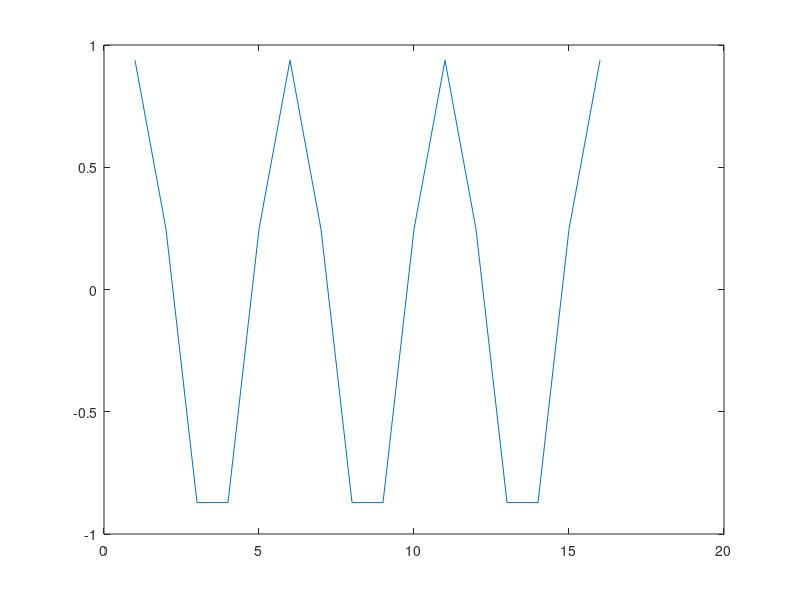
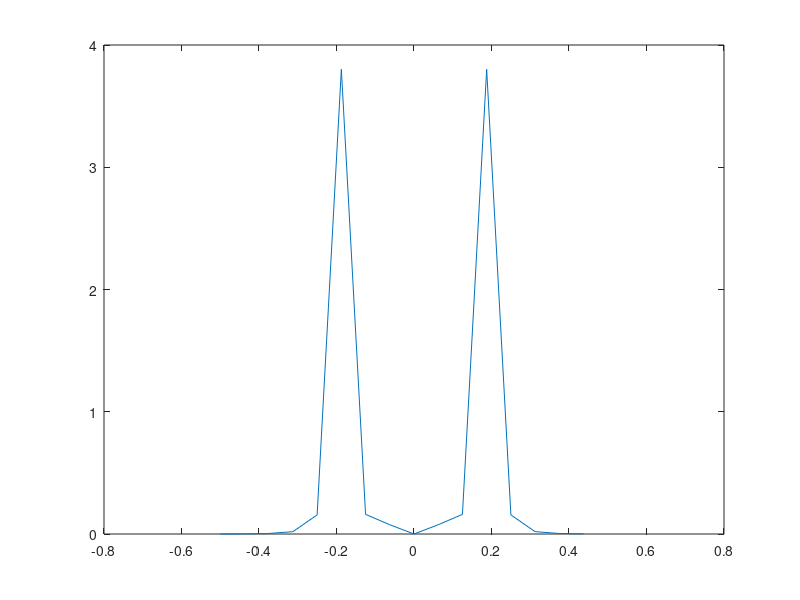
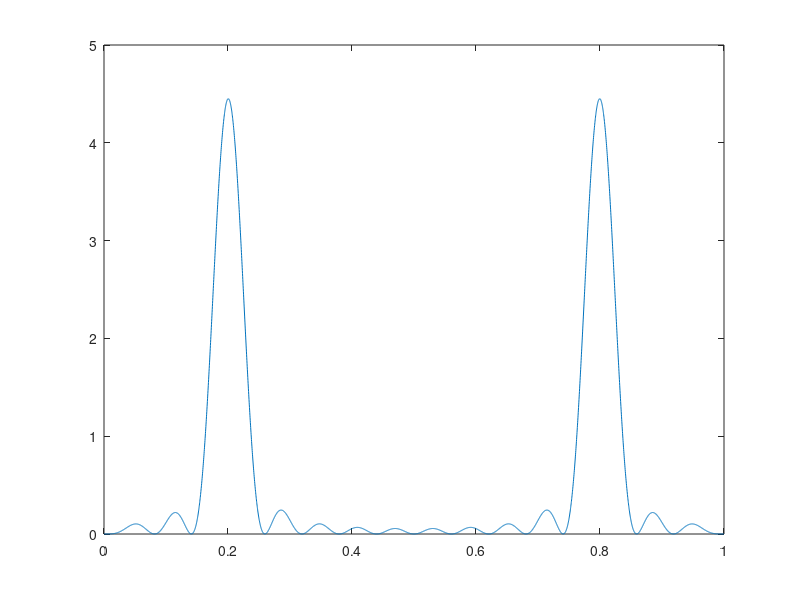
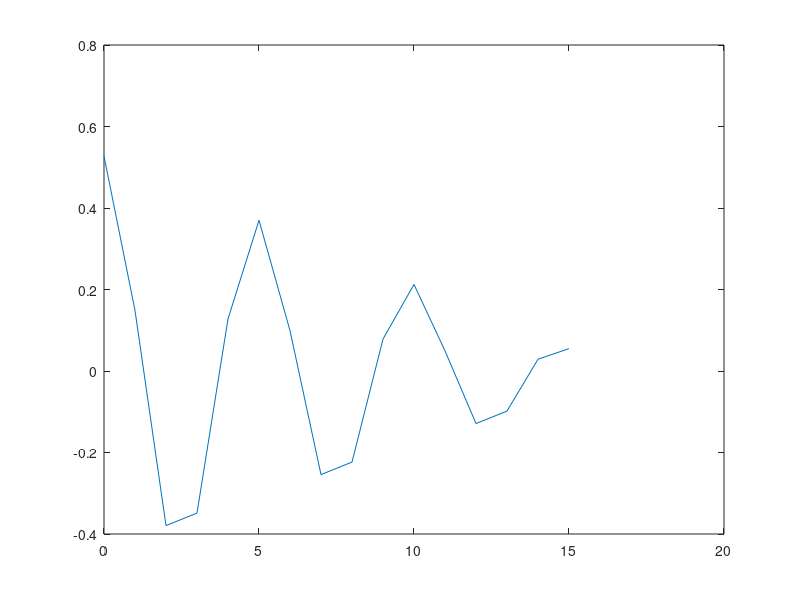

The MATLAB script that drew these images, in order: (Note: this script raises an error after producing the figures.)
%% 3 The periodogram
clear all
clc
load unknowndata.mat
%plot(data)
% Mean does not seem to be zero we need to subtract it
x = data - mean(data);
plot(x)
X = fft(x);

n=length(x);
Rhat=(X.*conj(X))/n; 
f=[0:n-1]/n;
figure
%Plot makeshift periodogram
plot(f-0.5,fftshift(Rhat))
%What do you see? Answer: The power of the signal is centered at 0,2
%frequency. However it could have components of other freqs but these are
%hidden due to leakage
N = 4096;
X=fft(x,N);
Rhat=(X.*conj(X))/n;
f=[0:N-1]/N;
figure
plot(f,Rhat)
%Q. How does the use of zero-padding change your spectral estimate? The
%unknown signal is a realization of a cosine function process, what should
%the actual covariance function look like? Can you identify the frequency?
%A. It improves the spectral resolution. A decreasing sinusoidal signal
%with frequency 0,2

rhat=ifft(Rhat);
figure
plot([0:15],rhat(1:16))


%Q. Can you explain the shape of the estimate from theory?
%A. As expected the covariance function is a sinusoidal signal with period
%time T = 1/0,2 = 5. 

%% 4. Investigation of Spectral Estimate Techniques
clear all
clc

e = randn(500,1);
modell.A=[1 -2.39 3.35 -2.34 0.96];
modell.C=[1 0 1];
x = filter(modell.C, modell.A, e);
figure
plot(x)

figure
[H,w]=freqz(modell.C,modell.A,2048);
R=abs(H).^2;
plot(w/2/pi,10*log10(R))

figure
periodogram(x,[],4096)

figure
periodogram(x,hanning(500),4096)

%Q. How does the periodogram and the Hanning windowed periodogram differ? Sketch the estimates and explain.
%A. Hanning window gives less noisy signal. The frequency dip at 0,25 is
%not visible using the rectangular (fejer) window It is drowned by the
%leakage caused by the large amplitude of the sidelobes. Using the Hanning window one can see this dip, however the
%resolution at the other peaks is diminished due to the wider mainlobe.
%Using hanning window the periodogram is less biased due to the higher drop
%in amplitude for the sidelobes. The variance is the same for both windows
%(high)


[Rhat,f]=periodogram(x,[],4096,1);
figure
plot(f,Rhat) % Linear scale
figure
semilogy(f,Rhat) % Logarithmic scale

n = length(x);
K = 10;
L = round(2*n /(K+1));
figure
pwelch(x,hanning(L),[],4096)

%Q. What are the differences using the Welch estimator compared to the periodogram? Sketch and explain.
%A. The variance is smaller. Bias is larger since main lobe is larger of
%the many hanning windows that we have averaged over. 

Rhate=periodogram(e,[],4096);
Rhatew=pwelch(e,hanning(L),[],4096);

var(Rhate)/var(Rhatew)

%Q. What is the average relation between the two variances? Is this in concordance with theory?
%A. The periodogram has approximately double the variance of the welch one.
%Sould differ by a factor of K = 10 according to theory
figure
pmtm(x,(10-1)/2,[],4096)



%% 5. EEG
clear all
clc
load eegdata12.mat
spekgui
%Q. Which sequence is most likely to come from the 12 Hz flickering light?
%A. Data2 Strong peak at 12Hz

%% 
clear all
clc
load eegdatax.mat
spekgui
%Q. Can you judge which frequency it has and which sequence it is intro- duced into?
%A. Data 3. It is the only one with a clear peak at 16 Hz 


%% Gaussian Processes
clear all
clc
load threeprocessdata.mat

figure
plot(y1)
figure
plot(y2)
figure
plot(y3)
%%
figure
plot(xcov(y1))
figure
plot(xcov(y2))
figure
plot(xcov(y3))
%%
figure
periodogram(y1,[],4096,1)
figure
periodogram(y2,[],4096,1)
figure
periodogram(y3,[],4096,1)

%%
n = length(y1);
K = 10;
L = round(2*n /(K+1));
figure
pwelch(y1,hanning(L),[],4096);
figure
pwelch(y2,hanning(L),[],4096);
figure
pwelch(y3,hanning(L),[],4096);
%Q. Compare your periodograms and Welch spectra and the true spectral
%densities of Figure 2. Identify which sequence that belongs to each of the
%spectral densities, A, B and C. Sketch and explain.
%y1:A, y2:C, y3:B

% 2:C Obvious since we have the clear plateau. B and A hard difficult to
% distinguish howver looking at the number of peaks using the welch method
% one arrives at the conclusion above.


%% 6.2 Coherance spectrum
clear all
clc
load threeprocessdata.mat
n = length(y1);
K = 10;
L = round(2*n /(K+1));
figure
mscohere(x1,y1,hanning(L),[],4096);
figure
mscohere(x3,y1,hanning(L),[],4096)

%
%The coherance spectrum is a measurement for linear dependance of the amplitude
%between the two SVs. If it is unitary they are directly proportional at
%that frequency. Looks like the samples have been mixed up. X3 is
%proportional to y1 except for at certain frequencies. Perhaps the filter
% is restricted to these frequencies. 


